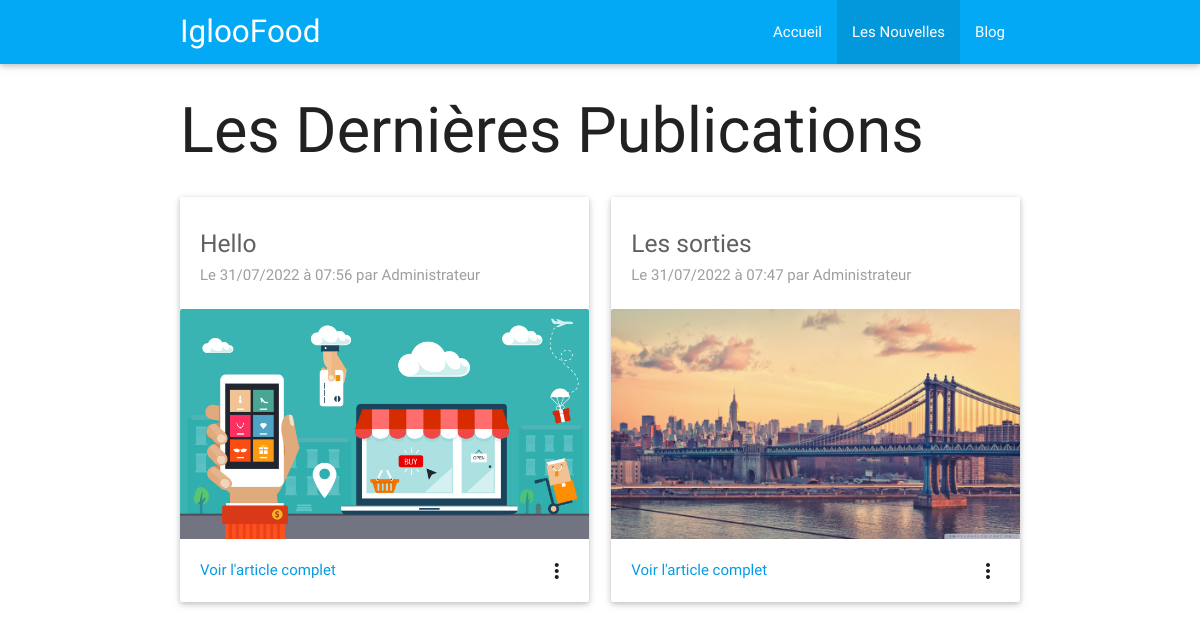
Page /index.php?page=news on the committed database.
### tables this page shows
CREATE TABLE `posts` (
  `id` int(11) NOT NULL,
  `title` varchar(255) NOT NULL,
  `content` text NOT NULL,
  `writer` varchar(255) NOT NULL,
  `image` varchar(255) NOT NULL DEFAULT 'post.png',
  `date` datetime NOT NULL,
  `posted` tinyint(1) NOT NULL DEFAULT 0
);

### pagesFunctions/news.func.php (called while the page is built)
<?php
function get_posts(){
    global $db;
    $req = $db->query("SELECT posts.id, posts.title, posts.image, posts.date, posts.content,admins.name FROM posts
    INNER JOIN admins ON posts.writer=admins.email WHERE posted='1' ORDER BY date DESC LIMIT 0,2");
    $results = array();
    while($rows = $req->fetchObject()){
        $results[] = $rows;
    }
    return $results;
}

### pagesView/news.php (the view, shortened to what this page needs)
<h1>Les Dernières Publications</h1>
    <div class="row">
        <?php
            $posts = get_posts();
            foreach($posts as $post){
                ?>
                    <div class="col l6 m6 s12">
                        <div class="card">
                            <div class="card-content">
                                <h5 class="grey-text text-darken-2"><?= $post->title ?></h5>
                                <h6 class="grey-text">Le <?= date("d/m/Y à H:i",strtotime($post->date)); ?> par <?= $post->name ?></h6>
                            </div>
                            <div class="card-image waves-effect waves-block waves-light">
                                <img src="img/posts/<?= $post->image ?>" class="activator" alt="<?= $post->title ?>"/>
                            </div>
                            <div class="card-content">
                                <span class="card-title activator grey-text text-darken-4"><i class="material-icons right">more_vert</i></span>
                                <p><a href="index.php?page=post&id=<?= $post->id ?>">Voir l'article complet</a></p>
                            </div>
                        </div>
                    </div>
                <?php
            }
        ?>
    </div>

### rows in the picture
posts: title "Hello", date "31/07/2022 à 07:56", admins.name "Administrateur", image (picture)
posts: title "Les sorties", date "31/07/2022 à 07:47", admins.name "Administrateur", image (picture)
